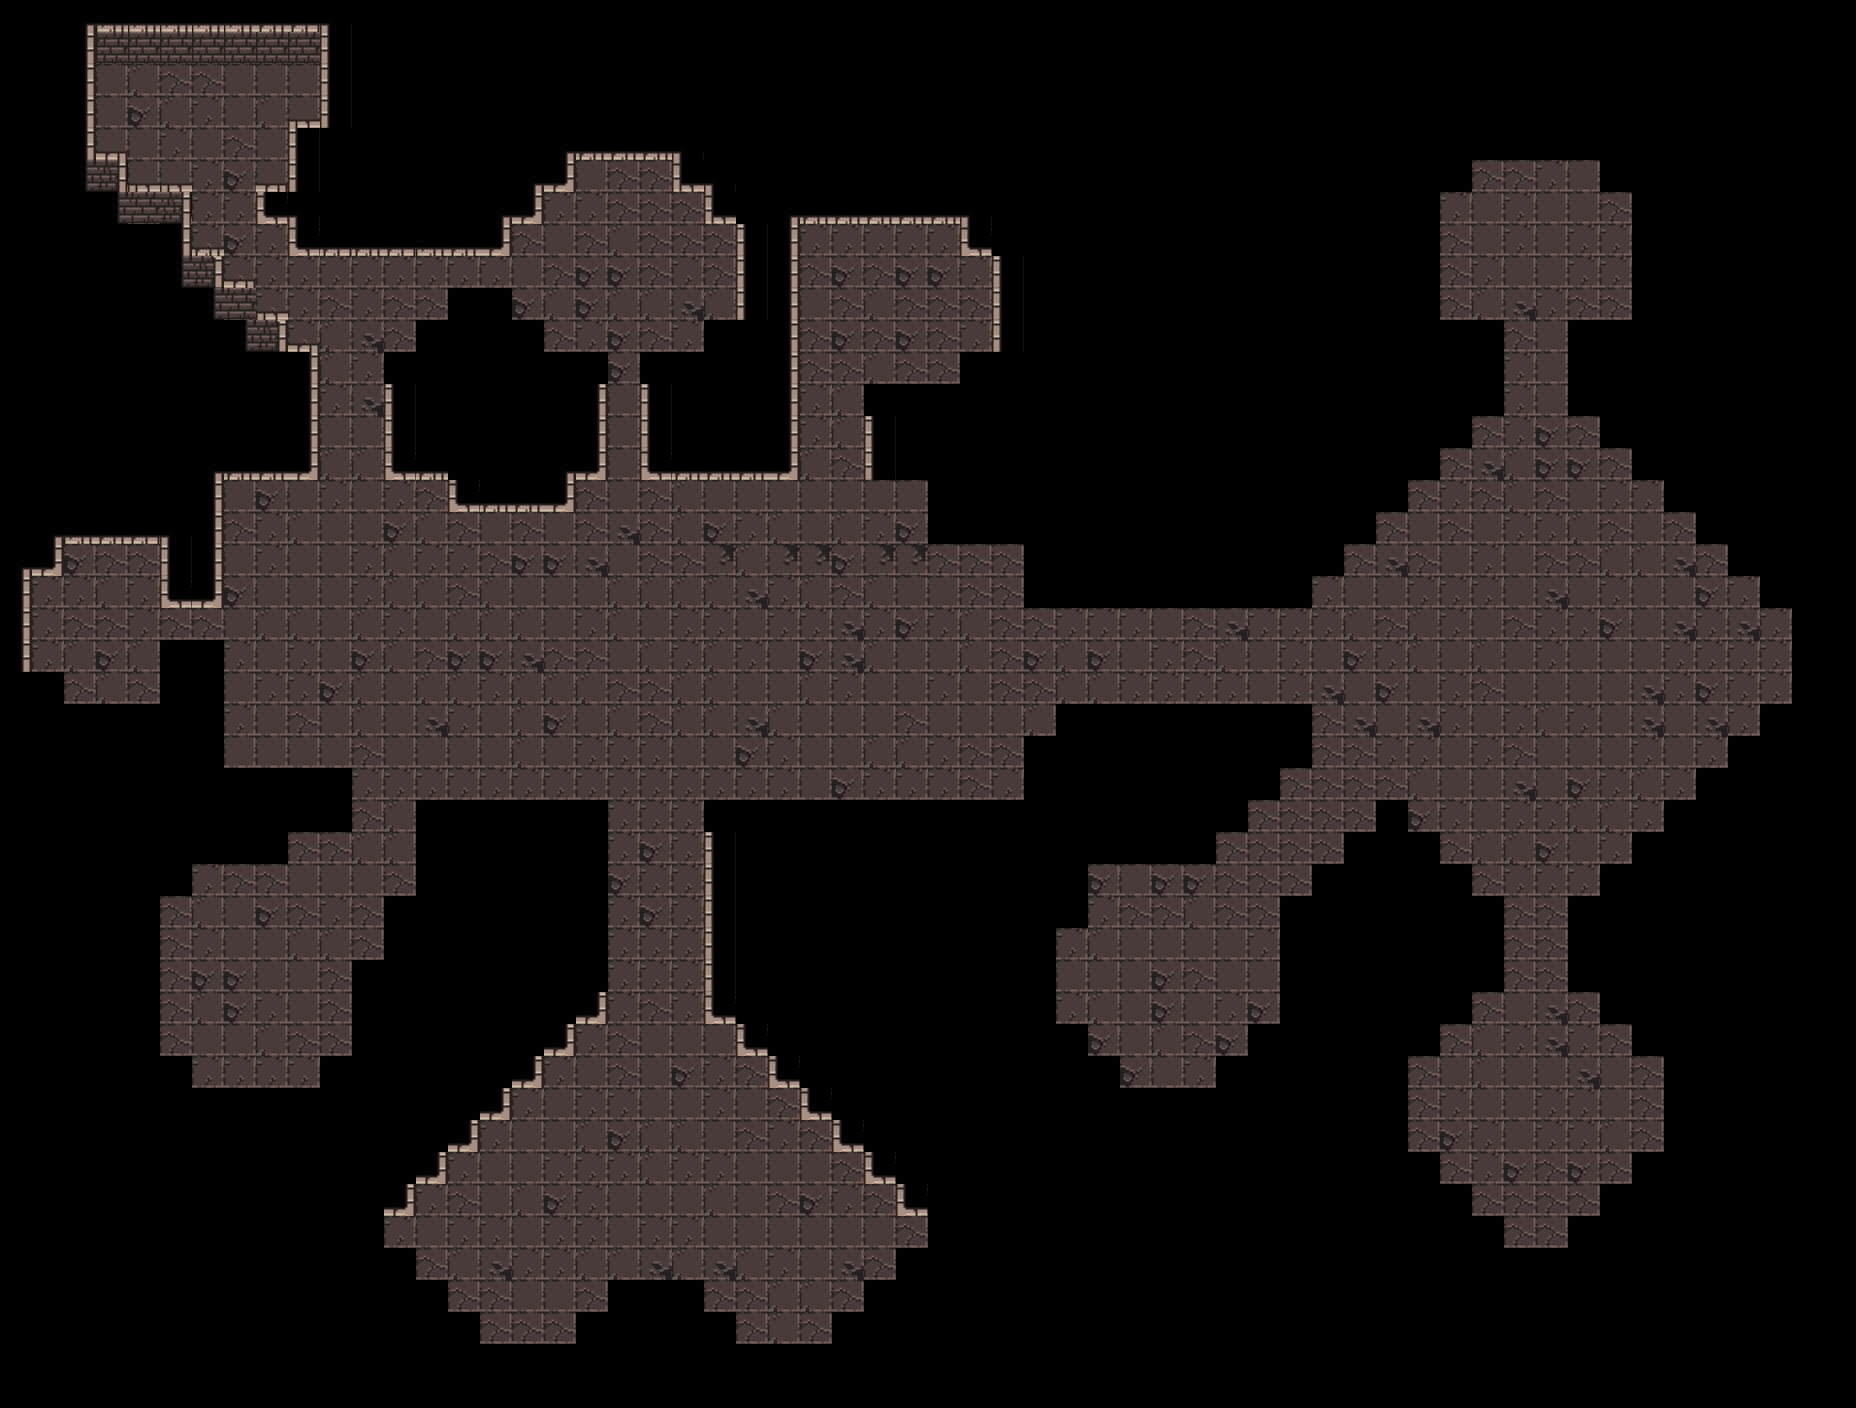

The image is a tile-based game level rendered from a .tmx file. Its description and source (layers, tilesets, objects; grid data summarised) follow:
An orthogonal 58x44 tile map with 32x32 px tiles, 2 tile layers (Floor, Walls).

<map version="1.9" tiledversion="1.9.2" orientation="orthogonal" renderorder="right-down" width="58" height="44" tilewidth="32" tileheight="32" infinite="0" nextlayerid="7" nextobjectid="32">
 <editorsettings>
  <export target="level/main_map1.csv" format="csv" />
 </editorsettings>
 <tileset firstgid="1" name="main" tilewidth="32" tileheight="32" tilecount="1024" columns="32">
  <image source="0x72_DungeonTilesetII_v1024.png" width="1024" height="1024" />
 </tileset>
 <layer id="1" name="Floor" width="58" height="44">
  <data>[2552 cells, 887 non-empty, 8 distinct tile ids]</data>
 </layer>
 <layer id="2" name="Walls" width="58" height="44">
  <data>[2552 cells, 148 non-empty, 17 distinct tile ids]</data>
 </layer>
</map>
